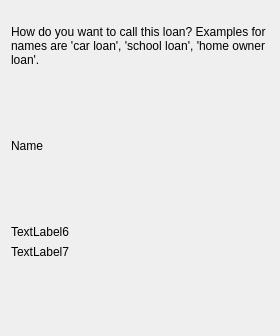
<?xml version="1.0" encoding="UTF-8"?>
<ui version="4.0">
 <class>NameWizardPage</class>
 <widget class="QWizardPage" name="NameWizardPage">
  <property name="geometry">
   <rect>
    <x>0</x>
    <y>0</y>
    <width>280</width>
    <height>336</height>
   </rect>
  </property>
  <property name="title">
   <string>Name of the loan</string>
  </property>
  <layout class="QVBoxLayout">
   <item>
    <widget class="QLabel" name="TextLabel4_2">
     <property name="text">
      <string>
How do you want to call this loan? Examples for names are 'car loan', 'school loan', 'home owner loan'.</string>
     </property>
     <property name="alignment">
      <set>Qt::AlignTop</set>
     </property>
     <property name="wordWrap">
      <bool>true</bool>
     </property>
    </widget>
   </item>
   <item>
    <spacer name="Spacer15_2">
     <property name="orientation">
      <enum>Qt::Vertical</enum>
     </property>
     <property name="sizeType">
      <enum>QSizePolicy::Expanding</enum>
     </property>
     <property name="sizeHint" stdset="0">
      <size>
       <width>16</width>
       <height>56</height>
      </size>
     </property>
    </spacer>
   </item>
   <item>
    <layout class="QHBoxLayout">
     <property name="spacing">
      <number>6</number>
     </property>
     <property name="leftMargin">
      <number>0</number>
     </property>
     <property name="topMargin">
      <number>0</number>
     </property>
     <property name="rightMargin">
      <number>0</number>
     </property>
     <property name="bottomMargin">
      <number>0</number>
     </property>
     <item>
      <widget class="QLabel" name="TextLabel5">
       <property name="text">
        <string comment="@label loan name">Name</string>
       </property>
       <property name="wordWrap">
        <bool>false</bool>
       </property>
      </widget>
     </item>
     <item>
      <widget class="KMyMoneyLineEdit" name="m_nameEdit" native="true"/>
     </item>
    </layout>
   </item>
   <item>
    <spacer name="Spacer19">
     <property name="orientation">
      <enum>Qt::Vertical</enum>
     </property>
     <property name="sizeType">
      <enum>QSizePolicy::Expanding</enum>
     </property>
     <property name="sizeHint" stdset="0">
      <size>
       <width>16</width>
       <height>56</height>
      </size>
     </property>
    </spacer>
   </item>
   <item>
    <widget class="QLabel" name="m_generalReceiverText">
     <property name="text">
      <string comment="KDE::DoNotExtract">TextLabel6</string>
     </property>
     <property name="wordWrap">
      <bool>false</bool>
     </property>
    </widget>
   </item>
   <item>
    <layout class="QHBoxLayout">
     <item>
      <widget class="QLabel" name="m_receiverLabel">
       <property name="text">
        <string comment="KDE::DoNotExtract">TextLabel7</string>
       </property>
       <property name="wordWrap">
        <bool>false</bool>
       </property>
      </widget>
     </item>
     <item>
      <widget class="KMyMoneyPayeeCombo" name="m_payeeEdit" native="true"/>
     </item>
    </layout>
   </item>
   <item>
    <spacer name="Spacer21">
     <property name="orientation">
      <enum>Qt::Vertical</enum>
     </property>
     <property name="sizeType">
      <enum>QSizePolicy::Expanding</enum>
     </property>
     <property name="sizeHint" stdset="0">
      <size>
       <width>16</width>
       <height>56</height>
      </size>
     </property>
    </spacer>
   </item>
  </layout>
 </widget>
 <customwidgets>
  <customwidget>
   <class>KMyMoneyPayeeCombo</class>
   <extends>QWidget</extends>
   <header>kmymoneypayeecombo.h</header>
   <container>1</container>
  </customwidget>
  <customwidget>
   <class>KMyMoneyLineEdit</class>
   <extends>QWidget</extends>
   <header>kmymoneylineedit.h</header>
  </customwidget>
 </customwidgets>
 <resources/>
 <connections/>
</ui>
